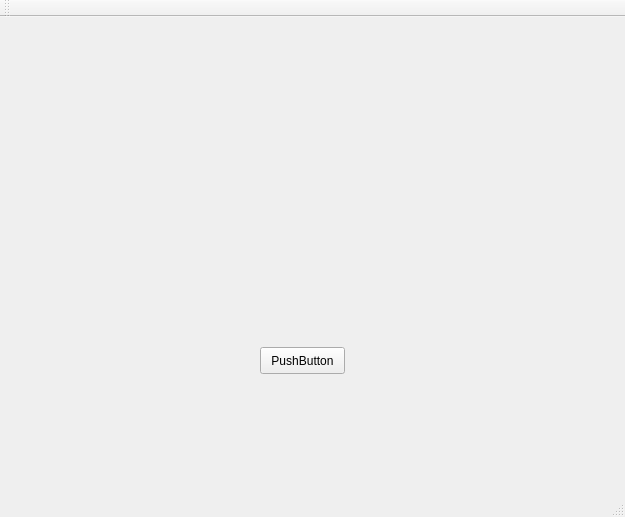
<?xml version="1.0" encoding="UTF-8"?>
<ui version="4.0">
 <class>CoralesText</class>
 <widget class="QMainWindow" name="CoralesText">
  <property name="geometry">
   <rect>
    <x>0</x>
    <y>0</y>
    <width>625</width>
    <height>517</height>
   </rect>
  </property>
  <property name="windowTitle">
   <string>CoralesText</string>
  </property>
  <widget class="QWidget" name="centralWidget">
   <widget class="QPushButton" name="pushButton">
    <property name="geometry">
     <rect>
      <x>260</x>
      <y>330</y>
      <width>85</width>
      <height>27</height>
     </rect>
    </property>
    <property name="text">
     <string>PushButton</string>
    </property>
   </widget>
  </widget>
  <widget class="QMenuBar" name="menuBar">
   <property name="geometry">
    <rect>
     <x>0</x>
     <y>0</y>
     <width>625</width>
     <height>22</height>
    </rect>
   </property>
  </widget>
  <widget class="QToolBar" name="mainToolBar">
   <attribute name="toolBarArea">
    <enum>TopToolBarArea</enum>
   </attribute>
   <attribute name="toolBarBreak">
    <bool>false</bool>
   </attribute>
  </widget>
  <widget class="QStatusBar" name="statusBar"/>
 </widget>
 <layoutdefault spacing="6" margin="11"/>
 <resources/>
 <connections/>
</ui>
